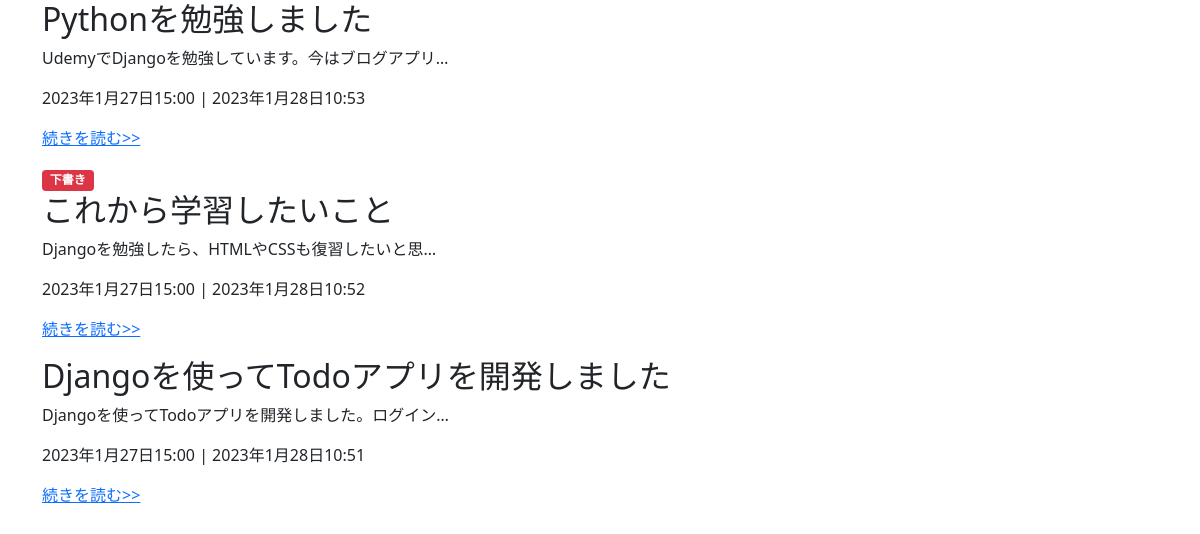
The app's page / (signed in) with its own data.
### blog/models.py (models this page shows, shortened)
class Post(models.Model):
    title = models.CharField(verbose_name="タイトル", max_length=200)
    content = models.TextField(verbose_name="本文")
    created_at = models.DateTimeField(verbose_name="作成日", auto_now_add=True)
    updated_at = models.DateTimeField(verbose_name="更新日", auto_now=True)
    is_published = models.BooleanField(verbose_name="公開設定", default=False)
    category = models.ForeignKey(Category, verbose_name="カテゴリー", on_delete=models.PROTECT, null=True, blank=True)
    tag = models.ManyToManyField(Tag, verbose_name="タグ", blank=True)

### blog/views.py (the view)
# urls.py: path('', PostListView.as_view(), name='post-list'),
class PostListView(ListView):
    model = Post
    template_name = "blog/post_list.html"
    def get_queryset(self):
        posts = super().get_queryset() #querysetには全ての記事が格納されている
        return posts.order_by('-updated_at')

### blog/templates/blog/post_list.html
{% extends 'blog/base.html' %}
{% block content %}
  {% for post in object_list %}
    {% if post.is_published or user.is_authenticated %}
    {% if not post.is_published %}
      <span class="badge bg-danger">下書き</span>
    {% endif %}
      <h2>{{ post.title }}</h2>
      <p>{{ post.content | truncatechars:30 }}</p>
      <p>{{ post.created_at }} | {{ post.updated_at }}</p>
      <p><a href="{% url 'post-detail' post.pk %}">続きを読む>></a></p>
    {% endif %}
  {% endfor %}
{% endblock%}

### records on screen
Post: content "UdemyでDjangoを勉強しています。今はブログアプリ…", created_at "2023年1月27日15:00", updated_at "2023年1月28日10:53"
Post: is_published "下書き", title "これから学習したいこと", content "Djangoを勉強したら、HTMLやCSSも復習したいと思…", created_at "2023年1月27日15:00", updated_at "2023年1月28日10:52"
Post: title "Djangoを使ってTodoアプリを開発しました", content "Djangoを使ってTodoアプリを開発しました。ログイン…", created_at "2023年1月27日15:00", updated_at "2023年1月28日10:51"
